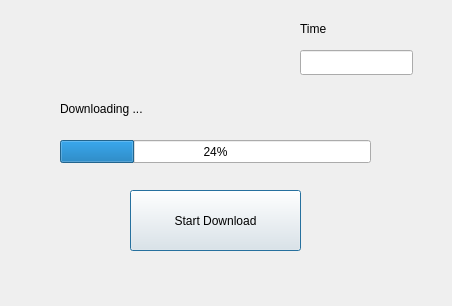
<?xml version="1.0" encoding="UTF-8"?>
<ui version="4.0">
 <class>Dialog</class>
 <widget class="QDialog" name="Dialog">
  <property name="geometry">
   <rect>
    <x>0</x>
    <y>0</y>
    <width>452</width>
    <height>306</height>
   </rect>
  </property>
  <property name="windowTitle">
   <string>Dialog</string>
  </property>
  <widget class="QProgressBar" name="progress">
   <property name="geometry">
    <rect>
     <x>60</x>
     <y>140</y>
     <width>311</width>
     <height>23</height>
    </rect>
   </property>
   <property name="value">
    <number>24</number>
   </property>
  </widget>
  <widget class="QLabel" name="label">
   <property name="geometry">
    <rect>
     <x>60</x>
     <y>100</y>
     <width>141</width>
     <height>17</height>
    </rect>
   </property>
   <property name="text">
    <string>Downloading ...</string>
   </property>
  </widget>
  <widget class="QPushButton" name="start">
   <property name="geometry">
    <rect>
     <x>130</x>
     <y>190</y>
     <width>171</width>
     <height>61</height>
    </rect>
   </property>
   <property name="text">
    <string>Start Download</string>
   </property>
  </widget>
  <widget class="QLineEdit" name="time">
   <property name="geometry">
    <rect>
     <x>300</x>
     <y>50</y>
     <width>113</width>
     <height>25</height>
    </rect>
   </property>
   <property name="text">
    <string/>
   </property>
  </widget>
  <widget class="QLabel" name="label_2">
   <property name="geometry">
    <rect>
     <x>300</x>
     <y>20</y>
     <width>67</width>
     <height>17</height>
    </rect>
   </property>
   <property name="text">
    <string>Time</string>
   </property>
  </widget>
 </widget>
 <resources/>
 <connections>
  <connection>
   <sender>start</sender>
   <signal>clicked()</signal>
   <receiver>Dialog</receiver>
   <slot>start_download()</slot>
   <hints>
    <hint type="sourcelabel">
     <x>269</x>
     <y>226</y>
    </hint>
    <hint type="destinationlabel">
     <x>372</x>
     <y>201</y>
    </hint>
   </hints>
  </connection>
 </connections>
 <slots>
  <slot>start_download()</slot>
 </slots>
</ui>
